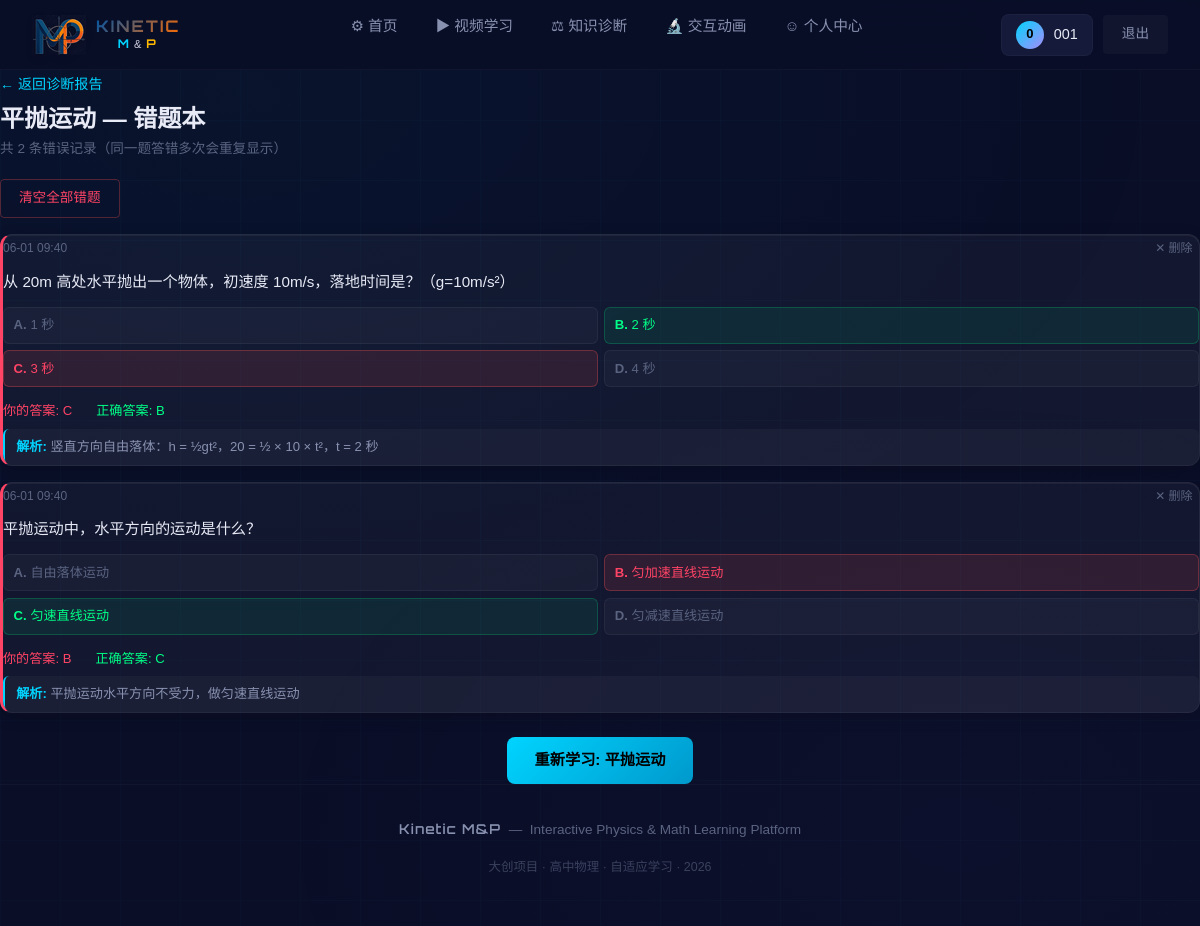
The page /diagnosis/wrong/kinematics_02 (signed in) on the database as committed earlier.
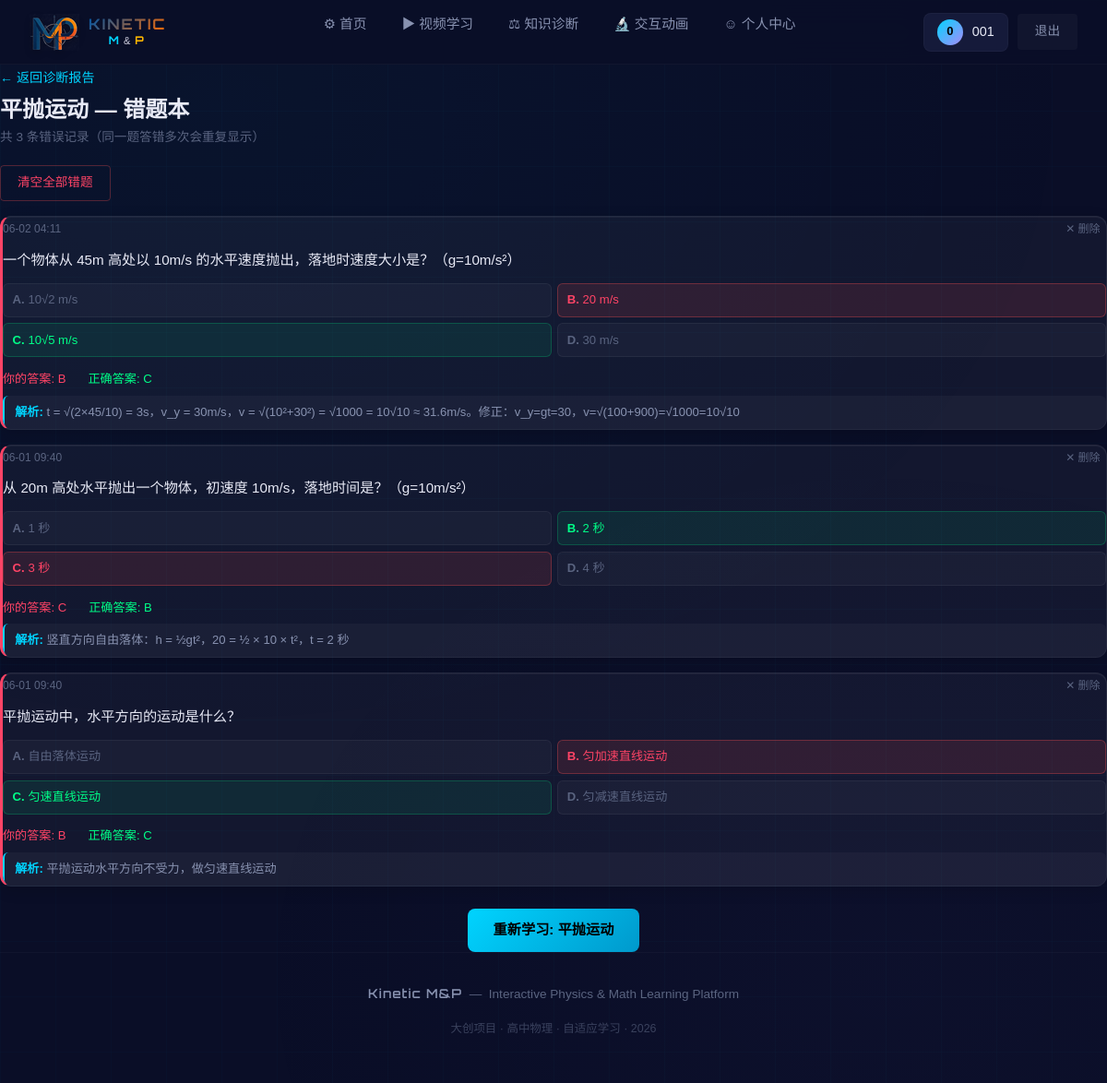
The same page on the database as committed later.
### app/models.py (models this page shows)
class QuizRecord(db.Model):
    __tablename__ = 'quiz_records'
    id = db.Column(db.Integer, primary_key=True)
    user_id = db.Column(db.Integer, db.ForeignKey('users.id'), nullable=False)
    question_id = db.Column(db.Integer, db.ForeignKey('questions.id'), nullable=False)
    user_answer = db.Column(db.String(1))
    is_correct = db.Column(db.Boolean)
    response_time = db.Column(db.Integer)
    answered_at = db.Column(db.DateTime, default=datetime.now(timezone.utc))
    question = db.relationship('Question', backref='records')

class Question(db.Model):
    __tablename__ = 'questions'
    id = db.Column(db.Integer, primary_key=True)
    topic_id = db.Column(db.String(50), nullable=False)
    content = db.Column(db.Text, nullable=False)
    option_a = db.Column(db.Text, nullable=False)
    option_b = db.Column(db.Text, nullable=False)
    option_c = db.Column(db.Text, nullable=False)
    option_d = db.Column(db.Text, nullable=False)
    answer = db.Column(db.String(1), nullable=False)
    explanation = db.Column(db.Text)
    difficulty = db.Column(db.Integer, default=2)
    created_at = db.Column(db.DateTime, default=datetime.now(timezone.utc))

### app/routes/diagnosis.py (the view)
@diagnosis_bp.route('/diagnosis/wrong/<topic_id>')
@login_required
def wrong_questions(topic_id):
    records = QuizRecord.query.filter(
        QuizRecord.user_id == current_user.id,
        QuizRecord.is_correct == False
    ).join(Question).filter(
        Question.topic_id == topic_id
    ).order_by(QuizRecord.answered_at.desc()).all()
    if not records:
        abort(404)
    video = Video.query.filter_by(topic_id=topic_id).first()
    topic_name = video.topic if video else topic_id
    recommended_video = Video.query.filter_by(topic_id=topic_id).first()
    return render_template('wrong_questions.html',
                           records=records,
                           topic_id=topic_id,
                           topic_name=topic_name,
                           recommended_video=recommended_video)

### app/models.py (called while the page is built)
@login_manager.user_loader
def load_user(user_id):
    return User.query.get(int(user_id))

### app/templates/wrong_questions.html (shortened to what this page needs)
{% extends "base.html" %}
{% block content %}
<div style="margin-bottom:1.2rem;">
    <a href="{{ url_for('diagnosis.diagnosis_page') }}" style="color:var(--cyan); text-decoration:none; font-size:0.88rem;">
        ← 返回诊断报告
    </a>
    <h1 style="font-size:1.5rem; font-weight:700; color:var(--text-primary); margin:0.5rem 0 0.2rem;">
        {{ topic_name }} — 错题本
    </h1>
    <p style="font-size:0.85rem; color:var(--text-muted); margin:0;">
        共 {{ records|length }} 条错误记录（同一题答错多次会重复显示）
    </p>
</div>
{% if records %}
<div style="display:flex; gap:0.5rem; margin-bottom:1rem;">
    <button onclick="deleteAllRecords('{{ topic_id }}')" class="btn btn-outline btn-sm" style="color:var(--red); border-color:rgba(255,80,80,0.3);">
        清空全部错题
    </button>
</div>
{% endif %}
{% for record in records %}
<div class="card-dark" id="record-{{ record.id }}" style="margin-bottom:1rem; border-left:3px solid var(--red);">
    <div style="display:flex; justify-content:space-between; align-items:center; font-size:0.75rem; color:var(--text-muted); margin-bottom:0.5rem;">
        <span>{{ record.answered_at.strftime('%m-%d %H:%M') if record.answered_at else '' }}</span>
        <button onclick="deleteRecord({{ record.id }})" style="background:none; border:none; color:var(--text-muted); cursor:pointer; font-size:0.75rem; padding:0.2rem 0.4rem; border-radius:4px;" onmouseover="this.style.color='var(--red)'" onmouseout="this.style.color='var(--text-muted)'">
            ✕ 删除
        </button>
    </div>
    <div style="font-size:0.95rem; color:var(--text-primary); line-height:1.6; margin-bottom:0.8rem;">
        {{ record.question.content if record.question else '题目已删除' }}
    </div>
    {% if record.question %}
    <div style="display:grid; grid-template-columns:1fr 1fr; gap:0.4rem; margin-bottom:0.8rem;">
        {% set opts = [
            ('A', record.question.option_a),
            ('B', record.question.option_b),
            ('C', record.question.option_c),
            ('D', record.question.option_d)
        ] %}
        {% for letter, text in opts %}
        <div style="
            padding:0.4rem 0.6rem;
            border-radius:6px;
            font-size:0.82rem;
            {% if letter == record.user_answer and letter != record.question.answer %}
                background:rgba(255,80,80,0.12); color:var(--red); border:1px solid rgba(255,80,80,0.3);
            {% elif letter == record.question.answer %}
                background:rgba(0,255,136,0.08); color:var(--green); border:1px solid rgba(0,255,136,0.2);
            {% else %}
                background:rgba(255,255,255,0.03); color:var(--text-muted); border:1px solid rgba(255,255,255,0.05);
            {% endif %}
        ">
            <strong>{{ letter }}.</strong> {{ text }}
        </div>
        {% endfor %}
    </div>
    <div style="display:flex; gap:1.5rem; font-size:0.82rem; margin-bottom:0.4rem;">
        <span style="color:var(--red);">你的答案: {{ record.user_answer }}</span>
        <span style="color:var(--green);">正确答案: {{ record.question.answer }}</span>
    </div>
    {% if record.question.explanation %}
    <div style="
        background:rgba(255,255,255,0.03);
        border-radius:6px;
        padding:0.5rem 0.7rem;
        font-size:0.82rem;
        color:var(--text-secondary);
        line-height:1.5;
        border-left:2px solid var(--cyan);
    ">
        <strong style="color:var(--cyan);">解析:</strong> {{ record.question.explanation }}
    </div>
    {% endif %}
    {% endif %}
</div>
{% endfor %}
{% if recommended_video %}
<div style="text-align:center; margin-top:1.5rem;">
    <a href="{{ url_for('videos.video_play', video_id=recommended_video.id) }}"
       class="btn btn-primary btn-glow">
        重新学习: {{ recommended_video.title }}
    </a>
</div>
{% endif %}
{% endblock %}

Rows that differ between the two databases and show on the page:
added QuizRecord: answered_at "06-02 04:11", question "一个物体从 45m 高处以 10m/s 的水平速度抛出，落地时速度大小是？（g=10m/s²）", user_answer "B", question.answer "C", question.explanation "t = √(2×45/10) = 3s，v_y = 30m/s，v = √(10²+30²) = √1000 = 10√10 ≈ 31.6m/s。修正：v_y=gt=30，v=√(100+900)=√1000=10√10"
now on this page (row unchanged): Question: letter "A", option_a "10√2 m/s", letter "B", option_b "20 m/s", answer "C", option_c "10√5 m/s", letter "D", option_d "30 m/s", shown under "06-02 04:11"
Other text that changed with them:
{{ records|length }}: "2" → "3"
